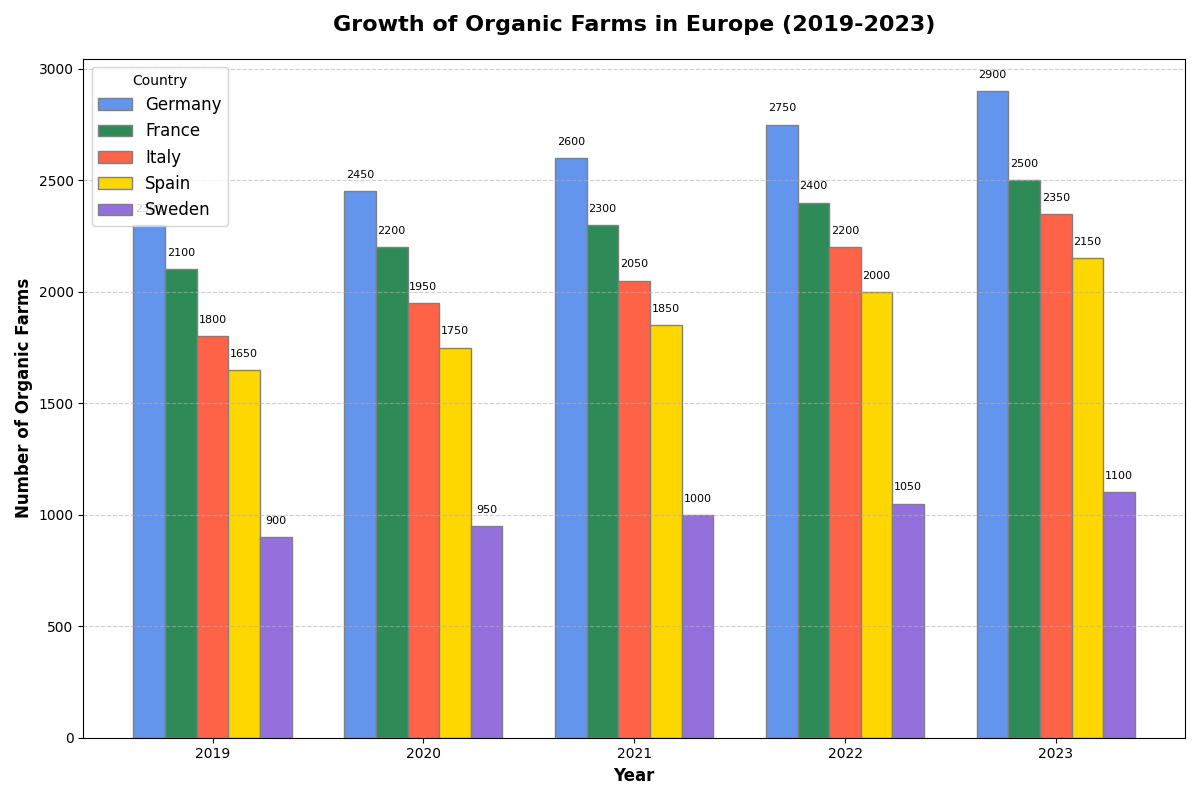

Source code (Python):
import matplotlib.pyplot as plt
import numpy as np

# Backstory: Analyzing the yearly increase in the number of organic farms in various European countries.

# Define the countries and data
countries = ['Germany', 'France', 'Italy', 'Spain', 'Sweden']
years = np.array([2019, 2020, 2021, 2022, 2023])
germany_farms = np.array([2300, 2450, 2600, 2750, 2900])
france_farms = np.array([2100, 2200, 2300, 2400, 2500])
italy_farms = np.array([1800, 1950, 2050, 2200, 2350])
spain_farms = np.array([1650, 1750, 1850, 2000, 2150])
sweden_farms = np.array([900, 950, 1000, 1050, 1100])

# Bar width and positions
bar_width = 0.15
positions = np.arange(len(years))

# Create figure and subplots
fig, ax = plt.subplots(figsize=(12, 8))

# Plot each country's data
ax.bar(positions, germany_farms, width=bar_width, color='cornflowerblue', edgecolor='grey', label='Germany')
ax.bar(positions + bar_width, france_farms, width=bar_width, color='seagreen', edgecolor='grey', label='France')
ax.bar(positions + 2 * bar_width, italy_farms, width=bar_width, color='tomato', edgecolor='grey', label='Italy')
ax.bar(positions + 3 * bar_width, spain_farms, width=bar_width, color='gold', edgecolor='grey', label='Spain')
ax.bar(positions + 4 * bar_width, sweden_farms, width=bar_width, color='mediumpurple', edgecolor='grey', label='Sweden')

# Data labels on top of each bar
for i in range(len(years)):
    ax.text(i, germany_farms[i] + 50, f'{germany_farms[i]}', ha='center', va='bottom', color='black', fontsize=8)
    ax.text(i + bar_width, france_farms[i] + 50, f'{france_farms[i]}', ha='center', va='bottom', color='black', fontsize=8)
    ax.text(i + 2 * bar_width, italy_farms[i] + 50, f'{italy_farms[i]}', ha='center', va='bottom', color='black', fontsize=8)
    ax.text(i + 3 * bar_width, spain_farms[i] + 50, f'{spain_farms[i]}', ha='center', va='bottom', color='black', fontsize=8)
    ax.text(i + 4 * bar_width, sweden_farms[i] + 50, f'{sweden_farms[i]}', ha='center', va='bottom', color='black', fontsize=8)

# Setting labels and title
ax.set_xlabel('Year', fontsize=12, fontweight='bold')
ax.set_ylabel('Number of Organic Farms', fontsize=12, fontweight='bold')
ax.set_title('Growth of Organic Farms in Europe (2019-2023)', fontsize=16, fontweight='bold', pad=20)

# Set x-ticks to display the years
ax.set_xticks(positions + 2 * bar_width)
ax.set_xticklabels(years)

# Add a legend to differentiate between countries
ax.legend(loc='upper left', fontsize=12, title='Country')

# Add grid lines for better readability
ax.grid(axis='y', linestyle='--', alpha=0.6)

# Adjust layout to prevent overlap
plt.tight_layout()

# Show the plot
plt.show()
